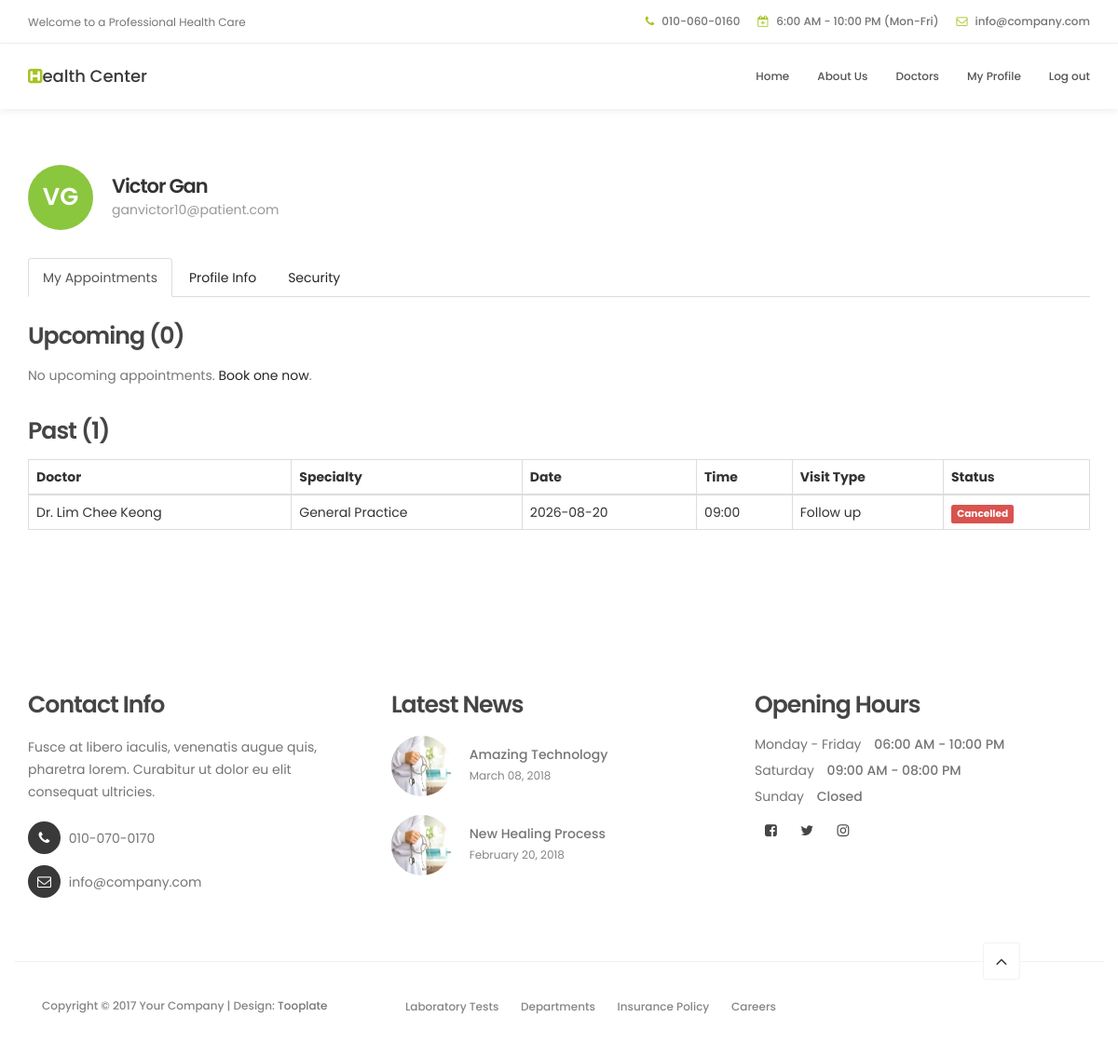
The app's page /public/profile.php (signed in) with its own data.
### tables this page shows
CREATE TABLE IF NOT EXISTS users (
    user_id         INT AUTO_INCREMENT PRIMARY KEY,
    full_name       VARCHAR(100)        NOT NULL,
    email           VARCHAR(150)        NOT NULL UNIQUE,
    password_hash   VARCHAR(255)        NOT NULL,  
    phone           VARCHAR(20),
    avatar_url      VARCHAR(500),
    role            ENUM('patient', 'doctor', 'assist', 'admin') NOT NULL DEFAULT 'patient',
    is_active       BOOLEAN             DEFAULT TRUE,    created_at      TIMESTAMP           DEFAULT CURRENT_TIMESTAMP,
    updated_at      TIMESTAMP           DEFAULT CURRENT_TIMESTAMP ON UPDATE CURRENT_TIMESTAMP
);

CREATE TABLE IF NOT EXISTS appointments (
    appointment_id  INT AUTO_INCREMENT PRIMARY KEY,
    patient_id      INT                 NOT NULL,
    doctor_id       INT                 NOT NULL,
    schedule_id     INT                 NOT NULL UNIQUE, 
    status          ENUM('confirmed', 'cancelled', 'completed', 'no_show', 'pending') NOT NULL DEFAULT 'confirmed',
    visit_type      ENUM('new_case', 'follow_up', 'specialist_referral', 'other') NOT NULL DEFAULT 'new_case',
    reason          VARCHAR(255),               
    booked_at       TIMESTAMP           DEFAULT CURRENT_TIMESTAMP,
    cancelled_at    TIMESTAMP           NULL,

    FOREIGN KEY (patient_id)  REFERENCES users(user_id)      ON DELETE CASCADE,
    FOREIGN KEY (doctor_id)   REFERENCES doctors(doctor_id)  ON DELETE CASCADE,
    FOREIGN KEY (schedule_id) REFERENCES schedules(schedule_id) ON DELETE CASCADE
);

CREATE TABLE IF NOT EXISTS doctors (  
    doctor_id       INT AUTO_INCREMENT PRIMARY KEY,
    user_id         INT                 NULL UNIQUE,
    specialty       VARCHAR(100)        NOT NULL,  
    bio             TEXT,
    profile_image_url VARCHAR(255),                 
    consultation_fee DECIMAL(10,2)      DEFAULT 0.00,
    is_active       BOOLEAN             DEFAULT TRUE,  
    created_at      TIMESTAMP           DEFAULT CURRENT_TIMESTAMP,
    updated_at      TIMESTAMP           DEFAULT CURRENT_TIMESTAMP ON UPDATE CURRENT_TIMESTAMP,
    
    FOREIGN KEY (user_id) REFERENCES users(user_id) ON DELETE CASCADE
);

CREATE TABLE IF NOT EXISTS schedules (
    schedule_id     INT AUTO_INCREMENT PRIMARY KEY,
    doctor_id       INT                 NOT NULL,
    slot_date       DATE                NOT NULL,
    start_time      TIME                NOT NULL,
    end_time        TIME                NOT NULL,
    status          ENUM('available', 'booked', 'blocked') NOT NULL DEFAULT 'available',
    created_at      TIMESTAMP           DEFAULT CURRENT_TIMESTAMP,

    FOREIGN KEY (doctor_id) REFERENCES doctors(doctor_id) ON DELETE CASCADE,

    UNIQUE KEY uq_doctor_slot (doctor_id, slot_date, start_time)
);

### src/models/User.php (called while the page is built, shortened)
<?php
class User
{
    public static function findById(PDO $db, int $id): ?array
    {
        $stmt = $db->prepare('SELECT * FROM users WHERE user_id = :id LIMIT 1');
        $stmt->execute(['id' => $id]);
        $row = $stmt->fetch(PDO::FETCH_ASSOC);
        return $row ?: null;
    }
}

### src/services/BookingService.php (called while the page is built, shortened)
<?php
class BookingService
{
    private PDO $db;
    public function __construct(PDO $db, ?MailService $mailer = null)
    {
        $this->db     = $db;
    }
    public function getAppointmentsByPatient(int $patientId): array
    {
        $all = Appointment::byPatient($this->db, $patientId);
        return [
            'upcoming' => array_values(array_filter($all, fn($a) => in_array($a['status'], ['confirmed', 'pending']))),
            'past'     => array_values(array_filter($all, fn($a) => in_array($a['status'], ['completed', 'cancelled']))),
        ];
    }
}

### src/models/Appointment.php (called while the page is built, shortened)
<?php
class Appointment
{
    public static function byPatient(PDO $db, int $patientId): array
    {
        $stmt = $db->prepare(
            'SELECT a.appointment_id, a.status, a.reason, a.visit_type, a.booked_at,
                          d.doctor_id, du.full_name AS doctor_name, d.specialty,
                    s.slot_date, s.start_time
             FROM appointments a
             JOIN doctors d   ON d.doctor_id = a.doctor_id
                      LEFT JOIN users du ON du.user_id = d.user_id
             JOIN schedules s ON s.schedule_id = a.schedule_id
             WHERE a.patient_id = :patient_id
             ORDER BY s.slot_date DESC, s.start_time DESC'
        );
        $stmt->execute(['patient_id' => $patientId]);
        return $stmt->fetchAll(PDO::FETCH_ASSOC);
    }
}

### public/profile.php (the view, shortened to what this page needs)
<?php
$db      = Database::getConnection();
$userId  = $_SESSION['user_id'];
$role    = $_SESSION['role'] ?? 'patient';
$booking = new BookingService($db);
$myDoctor   = $role === 'doctor' ? Doctor::findByUserId($db, $userId) : null;
$myDoctorId = $myDoctor['doctor_id'] ?? null;
$user = User::findById($db, $userId);
$showAppointmentsTab = in_array($role, ['patient', 'doctor'], true);
if ($role === 'doctor' && $myDoctorId) {
    $appointments = $booking->getAppointmentsByDoctor($myDoctorId);
    $pending      = $appointments['pending'];
    $upcoming     = $appointments['upcoming'];
    $past         = $appointments['past'];
} elseif ($role === 'patient') {
    $appointments = $booking->getAppointmentsByPatient($userId);
    $upcoming     = $appointments['upcoming'];
    $past         = $appointments['past'];
} else {
    $pending = $upcoming = $past = [];
}
$activeTab = $showAppointmentsTab ? 'tab-appointments' : 'tab-info';
$usesStaffHeader = in_array($role, ['doctor', 'admin', 'assist'], true);
function initials(string $name): string {
    $parts = preg_split('/\s+/', trim($name));
    $letters = array_map(fn($p) => mb_strtoupper(mb_substr($p, 0, 1)), array_slice($parts, 0, 2));
    return implode('', $letters);
}
function statusLabel(string $status): string {
    $map = [
        'pending'   => 'label-warning',
        'confirmed' => 'label-success',
        'cancelled' => 'label-danger',
        'completed' => 'label-default',
        'no_show'   => 'label-warning',
    ];
    $class = $map[$status] ?? 'label-default';
    return '<span class="label ' . $class . '">' . ucfirst(str_replace('_', ' ', $status)) . '</span>';
}
require_once __DIR__ . ($usesStaffHeader ? '/admin/staff-header.php' : '/header.php');
?>
<section id="profile-page" style="padding:60px 0; min-height:60vh;">
    <div class="container">
        <div class="row" style="margin-bottom:30px;">
            <div class="col-md-12" style="display:flex; align-items:center; gap:20px;">
                <?php if (!empty($user['avatar_url'])): ?>
                    <img src="<?= htmlspecialchars($user['avatar_url']) ?>" alt="Avatar"
                         style="width:70px;height:70px;border-radius:50%;object-fit:cover;">
                <?php else: ?>
                    <div style="width:70px;height:70px;border-radius:50%;background:#8BC63F;color:#fff;
                                display:flex;align-items:center;justify-content:center;font-size:26px;font-weight:600;">
                        <?= htmlspecialchars(initials($user['full_name'])) ?>
                    </div>
                <?php endif; ?>
                <div>
                    <h3 style="margin:0;"><?= htmlspecialchars($user['full_name']) ?></h3>
                    <p style="margin:0;color:#999;"><?= htmlspecialchars($user['email']) ?></p>
                </div>
            </div>
        </div>
        <ul class="nav nav-tabs" role="tablist" style="margin-bottom:24px;">
            <?php if ($showAppointmentsTab): ?>
                <li role="presentation" class="<?= $activeTab === 'tab-appointments' ? 'active' : '' ?>"><a href="#tab-appointments" aria-controls="tab-appointments" role="tab" data-toggle="tab">My Appointments</a></li>
            <?php endif; ?>
            <li role="presentation" class="<?= $activeTab === 'tab-info' ? 'active' : '' ?>"><a href="#tab-info" aria-controls="tab-info" role="tab" data-toggle="tab">Profile Info</a></li>
            <li role="presentation" class="<?= $activeTab === 'tab-security' ? 'active' : '' ?>"><a href="#tab-security" aria-controls="tab-security" role="tab" data-toggle="tab">Security</a></li>
        </ul>
        <div class="tab-content">
            <?php if ($showAppointmentsTab): ?>
                <div role="tabpanel" class="tab-pane <?= $activeTab === 'tab-appointments' ? 'active' : '' ?>" id="tab-appointments">
                    <?php require __DIR__ . '/profile-tabs/appointments.php'; ?>
                </div>
            <?php endif; ?>
        </div>
    </div>
</section>
<?php require_once __DIR__ . '/' . ($usesStaffHeader ? 'admin/staff-footer.php' : 'footer.php'); ?>

### public/profile-tabs/appointments.php (shortened to what this page needs)
<h4>Upcoming (<?= count($upcoming) ?>)</h4>
<?php if (empty($upcoming)): ?>
    <p class="text-muted">
        <?= $role === 'doctor' ? 'No confirmed upcoming appointments.' : 'No upcoming appointments. <a href="appointment.php">Book one now</a>.' ?>
    </p>
<?php endif; ?>
<h4 style="margin-top:30px;">Past (<?= count($past) ?>)</h4>
<?php if (empty($past)): ?>
    <p class="text-muted">No past appointments yet.</p>
<?php else: ?>
    <table class="table table-bordered">
        <thead>
            <tr>
                <th><?= $role === 'doctor' ? 'Patient' : 'Doctor' ?></th>
                <th><?= $role === 'doctor' ? 'Contact' : 'Specialty' ?></th>
                <th>Date</th>
                <th>Time</th>
                <th>Visit Type</th>
                <th>Status</th>
            </tr>
        </thead>
        <tbody>
        <?php foreach ($past as $a): ?>
            <tr>
                <?php if ($role === 'doctor'): ?>
                    <td><?= htmlspecialchars($a['patient_name']) ?></td>
                    <td><?= htmlspecialchars($a['patient_email']) ?></td>
                <?php else: ?>
                    <td><?= htmlspecialchars($a['doctor_name']) ?></td>
                    <td><?= htmlspecialchars($a['specialty']) ?></td>
                <?php endif; ?>
                <td><?= htmlspecialchars($a['slot_date']) ?></td>
                <td><?= substr($a['start_time'], 0, 5) ?></td>
                <td><?= ucfirst(str_replace('_', ' ', $a['visit_type'])) ?></td>
                <td><?= statusLabel($a['status']) ?></td>
            </tr>
        <?php endforeach; ?>
        </tbody>
    </table>
<?php endif; ?>

### public/css/custom.css (style rules this page uses)
:root { --color-primary: #8BC63F; --color-primary-dark: #6EA32E; --color-primary-light: #EAF6D6; --color-dark: #22281F; --color-text: #3C3C3C; --color-muted: #757575; --color-border: #E7E7E7; --radius: 10px; }

### public/css/tooplate-style.css (style rules this page uses)
body { background: #ffffff; font-family: 'Poppins', sans-serif; overflow-x: hidden; }
h1,h2,h3,h4,h5,h6 { font-weight: 600; line-height: inherit; }
h1,h2,h3,h4 { letter-spacing: -1px; }
h3 { font-size: 1.8em; line-height: 1.2em; margin-bottom: 0; }
h4 { color: #454545; font-size: 1.8em; padding-bottom: 2px; }
p { color: #757575; font-size: 14px; font-weight: normal; line-height: 24px; }
html { -webkit-font-smoothing: antialiased; }
a { color: #252525; -webkit-transition: 0.5s; transition: 0.5s; text-decoration: none !important; }
@media only screen and (max-width: 1200px) { h3 { font-size: 1.5em; } }

### records on screen
users: full_name "VG", full_name "Victor Gan", email "ganvictor10@patient.com"
appointments: status "0", status "1", users.full_name "Dr. Lim Chee Keong", doctor.specialty "General Practice", schedule.slot_date "2026-08-20", schedule.start_time "09:00", visit_type "Follow up", status "Cancelled"

### other values on screen
$accountLabel "My Profile"
